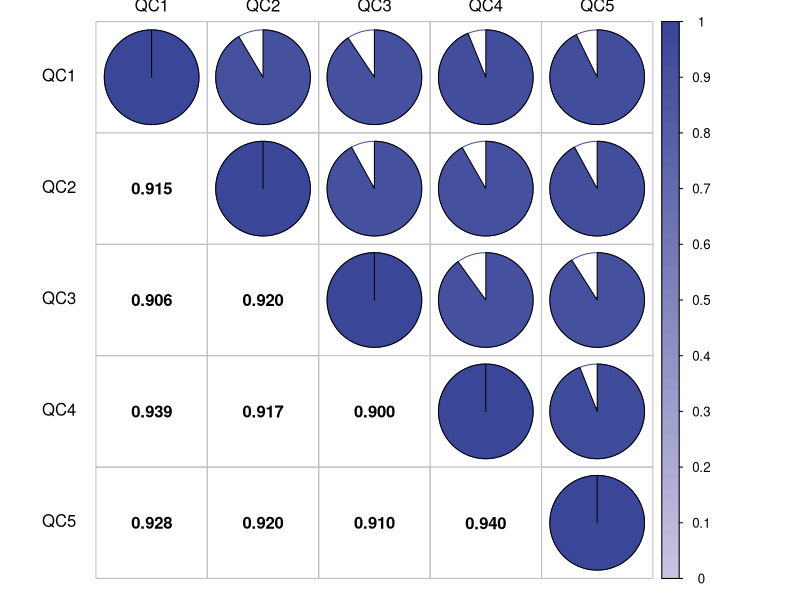

Write the R code that produced this figure.
rm(list = ls())
library(corrplot)
library(pheatmap)
library(ggsci)

data<-read.csv("eFig 1e.csv",header = T,row.names = 1)
matrix <- cor(data, use="complete.obs", method= c("pearson"))
col1 <- colorRampPalette(c("#FFFFFF", "#CBC5E3", "#3A4798"))
corrplot(matrix, type ="upper", method = "pie", tl.pos = "r", tl.col =" black", tl.offset = 1, tl.srt = 0, col.lim = c(0, 1), col=col1(100))
corrplot(matrix, add = T, type ="lower", method ="number", col ="black", diag = F, tl.pos ="n", cl.pos ="n", number.digits = 3)